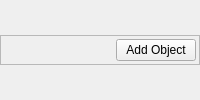
<?xml version="1.0" encoding="UTF-8"?>
<ui version="4.0">
 <class>AZ::SceneAPI::UI::ManifestVectorWidget</class>
 <widget class="QWidget" name="AZ::SceneAPI::UI::ManifestVectorWidget">
  <property name="sizePolicy">
   <sizepolicy hsizetype="Expanding" vsizetype="Preferred">
    <horstretch>0</horstretch>
    <verstretch>20</verstretch>
   </sizepolicy>
  </property>
  <layout class="QVBoxLayout" name="verticalLayout">
   <property name="leftMargin">
    <number>0</number>
   </property>
   <property name="topMargin">
    <number>0</number>
   </property>
   <property name="rightMargin">
    <number>0</number>
   </property>
   <property name="bottomMargin">
    <number>0</number>
   </property>
   <item>
    <layout class="QVBoxLayout" name="m_mainLayout">
     <property name="sizeConstraint">
      <enum>QLayout::SetDefaultConstraint</enum>
     </property>
     <item>
      <widget class="QFrame" name="frame">
       <property name="sizePolicy">
        <sizepolicy hsizetype="Preferred" vsizetype="Fixed">
         <horstretch>0</horstretch>
         <verstretch>0</verstretch>
        </sizepolicy>
       </property>
       <property name="frameShape">
        <enum>QFrame::StyledPanel</enum>
       </property>
       <property name="frameShadow">
        <enum>QFrame::Raised</enum>
       </property>
       <layout class="QHBoxLayout" name="horizontalLayout">
        <property name="leftMargin">
         <number>3</number>
        </property>
        <property name="topMargin">
         <number>3</number>
        </property>
        <property name="rightMargin">
         <number>3</number>
        </property>
        <property name="bottomMargin">
         <number>3</number>
        </property>
        <item>
         <widget class="QLabel" name="m_containerTitle">
          <property name="text">
           <string/>
          </property>
         </widget>
        </item>
        <item>
         <spacer name="horizontalSpacer">
          <property name="orientation">
           <enum>Qt::Horizontal</enum>
          </property>
          <property name="sizeHint" stdset="0">
           <size>
            <width>40</width>
            <height>20</height>
           </size>
          </property>
         </spacer>
        </item>
        <item>
         <widget class="QPushButton" name="m_addObjectButton">
          <property name="text">
           <string>Add Object</string>
          </property>
         </widget>
        </item>
       </layout>
      </widget>
     </item>
    </layout>
   </item>
  </layout>
 </widget>
 <resources/>
 <connections/>
</ui>
